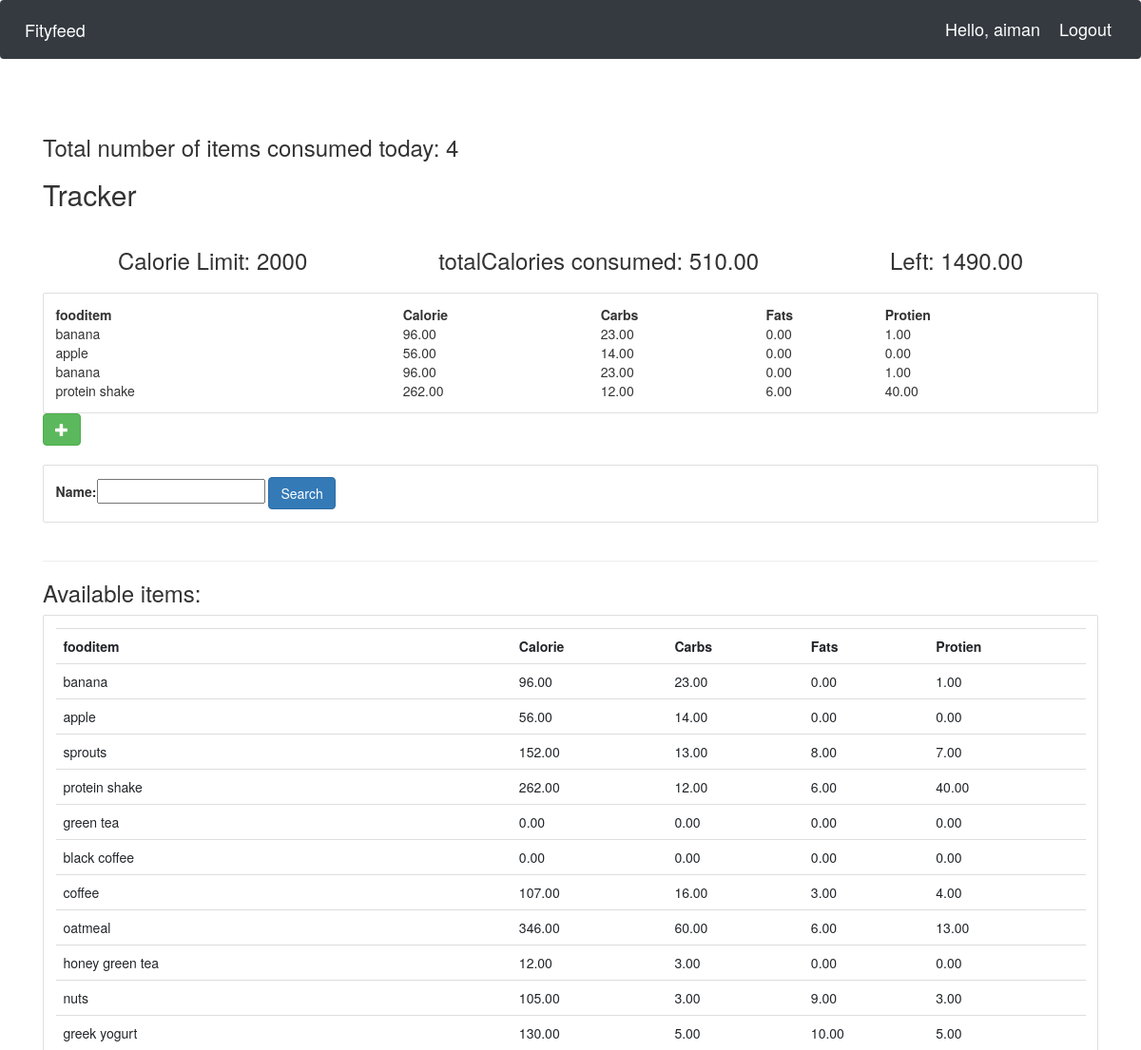
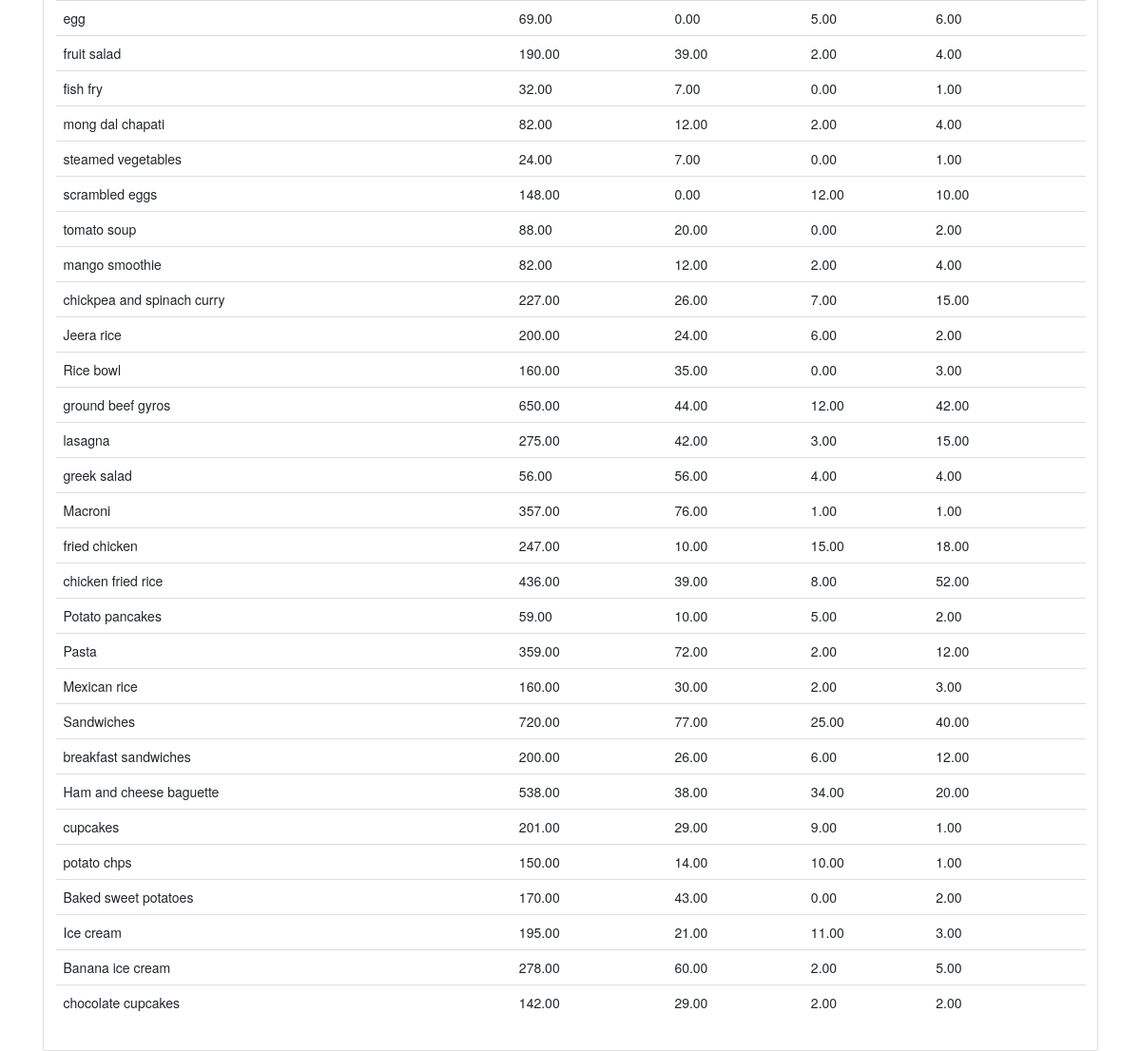
The page /user/ (signed in) on the database its author committed (2 pictures, top to bottom).
### Fityfeed/models.py (models this page shows, shortened)
class Fooditem(models.Model):
    name = models.CharField(max_length=200)
    category = models.ManyToManyField(Category)
    carbohydrate = models.DecimalField(max_digits=5,decimal_places=2,default=0)
    fats = models.DecimalField(max_digits=5,decimal_places=2,default=0)
    protein = models.DecimalField(max_digits=5,decimal_places=2,default=0)
    calorie=models.DecimalField(max_digits=5,decimal_places=2,default=0,blank=True)
    quantity = models.IntegerField(default=1,null=True,blank=True)

### Fityfeed/views.py (the view)
# urls.py: path('user/',views.userPage,name='userPage'), #userPage
def userPage(request):
    user=request.user
    cust=user.customer
    fooditems=Fooditem.objects.filter()
    myfilter = fooditemFilter(request.GET,queryset=fooditems)
    fooditems=myfilter.qs
    total=UserFooditem.objects.all()
    myfooditems=total.filter(customer=cust)
    cnt=myfooditems.count()
    querysetFood=[]
    for food in myfooditems:
        querysetFood.append(food.fooditem.all())
    finalFoodItems=[]
    for items in querysetFood:
        for food_items in items:
            finalFoodItems.append(food_items)
    totalCalories=0
    for foods in finalFoodItems:
        totalCalories+=foods.calorie
    CalorieLeft=2000-totalCalories
    context={'CalorieLeft':CalorieLeft,'totalCalories':totalCalories,'cnt':cnt,'foodlist':finalFoodItems,'fooditem':fooditems,'myfilter':myfilter}
    return render(request,'user.html',context)

### Fityfeed/templates/user.html (shortened to what this page needs)
{% extends 'main.html' %}
{% block content %}
<head> <link rel="stylesheet" href="https://maxcdn.bootstrapcdn.com/bootstrap/3.3.7/css/bootstrap.min.css"></head>
<h3>Total number of items consumed today: {{cnt}}</h3>
<div class="today">
	<h2>Tracker</h2>
	<div class="flex-box-row">
		<h3>Calorie Limit: 2000</h3>
		<h3>totalCalories consumed: {{totalCalories}}</h3>
		<h3>Left: {{ CalorieLeft }}</h3>
	</div>
    <div class="card card-body">
        <table>
            <tr>
                <th>fooditem</th>
                <th>Calorie</th>
                <th>Carbs</th>
                <th>Fats</th>
                <th>Protien</th>
            </tr>
            {% for food in foodlist %}
            <tr>
                <td>{{food.name}}</td>
                <td> {{food.calorie}}</td>
                <td> {{food.carbohydrate}}</td>
                <td> {{food.fats}}</td>
				<td> {{food.protein}}</td>
			</tr>
            {% endfor %}
        </table>
	</div>
	<form action="{% url 'addFooditem' %}" method="POST">
		<button type="submit" class="btn btn-success">
			<span class="glyphicon glyphicon-plus"></span>
		</button>
	</form>
</div>
<br>
<div class="row">
	<div class="col">
		<div class="card card-body">
			<form method="get">
				{{myfilter.form}}
		    <button class="btn btn-primary" type="submit">Search</button>
		  </form>
		</div>
	</div>
</div>
<br>
<hr>
<h3>Available items:</h3>
<div class="row">
	<div class="col-md">
		<div class="card card-body">
			<table class="table table-sm">
				<tr>
					<th>fooditem</th>
					<th>Calorie</th>
					<th>Carbs</th>
					<th>Fats</th>
					<th>Protien</th>
				</tr>
				{% for food in fooditem %}
				<tr>
					<td>{{food.name}}</td>
					<td> {{food.calorie}}</td>
					<td> {{food.carbohydrate}}</td>
                    <td> {{food.fats}}</td>
                    <td> {{food.protein}}</td>
					</tr>
				{% endfor %}
			</table>
		</div>
	</div>
</div>
{% endblock %}

### Fityfeed/templates/main.html (shortened to what this page needs)
{% load static %}
<!DOCTYPE html>
<html lang="en">
<head>
    <link rel="stylesheet" href="https://stackpath.bootstrapcdn.com/bootstrap/4.5.0/css/bootstrap.min.css"0>
    <link rel="stylesheet" href="{% static 'css/main.css' %}">
</head>
<body>
    {% include 'navbar.html' %}
    <br>
    <br>
    <div class="container">
    {% block content %}{% endblock %}
    </div>
</body>
</html>

### Fityfeed/templates/navbar.html (shortened to what this page needs)
{% load static%}
<nav class="navbar navbar-expand-lg navbar-dark bg-dark">
    <a class="navbar-brand" href="{% url 'home' %}">Fityfeed</a>
    <span class="hello-msg">Hello, {{request.user}}</span>
    <span ><a  class="hello-msg" href="{% url 'logout' %}">Logout</a></span>
  </nav>

### static/css/main.css (style rules this page uses)
.flex-box-row { display:flex; padding : 10px; flex-wrap: wrap; justify-content: space-around; }

### Fityfeed/templates/navbar.html (style rules this page uses)
.hello-msg { font-size: 18px; color: #fff; margin-right: 20px; }

### rows shown on the page
Fooditem: name "banana", calorie "96.00", carbohydrate "23.00", fats "0.00", protein "1.00"
Fooditem: name "apple", calorie "56.00", carbohydrate "14.00", fats "0.00", protein "0.00"
Fooditem: name "protein shake", calorie "262.00", carbohydrate "12.00", fats "6.00", protein "40.00"
Fooditem: name "sprouts", calorie "152.00", carbohydrate "13.00", fats "8.00", protein "7.00"
Fooditem: name "green tea", calorie "0.00", carbohydrate "0.00", fats "0.00", protein "0.00"
Fooditem: name "black coffee", calorie "0.00", carbohydrate "0.00", fats "0.00", protein "0.00"
Fooditem: name "coffee", calorie "107.00", carbohydrate "16.00", fats "3.00", protein "4.00"
Fooditem: name "oatmeal", calorie "346.00", carbohydrate "60.00", fats "6.00", protein "13.00"
Fooditem: name "honey green tea", calorie "12.00", carbohydrate "3.00", fats "0.00", protein "0.00"
Fooditem: name "nuts", calorie "105.00", carbohydrate "3.00", fats "9.00", protein "3.00"
Fooditem: name "greek yogurt", calorie "130.00", carbohydrate "5.00", fats "10.00", protein "5.00"
Fooditem: name "egg", calorie "69.00", carbohydrate "0.00", fats "5.00", protein "6.00"
Fooditem: name "fruit salad", calorie "190.00", carbohydrate "39.00", fats "2.00", protein "4.00"
Fooditem: name "fish fry", calorie "32.00", carbohydrate "7.00", fats "0.00", protein "1.00"
Fooditem: name "mong dal chapati", calorie "82.00", carbohydrate "12.00", fats "2.00", protein "4.00"
Fooditem: name "steamed vegetables", calorie "24.00", carbohydrate "7.00", fats "0.00", protein "1.00"
Fooditem: name "scrambled eggs", calorie "148.00", carbohydrate "0.00", fats "12.00", protein "10.00"
Fooditem: name "tomato soup", calorie "88.00", carbohydrate "20.00", fats "0.00", protein "2.00"
Fooditem: name "mango smoothie", calorie "82.00", carbohydrate "12.00", fats "2.00", protein "4.00"
Fooditem: name "chickpea and spinach curry", calorie "227.00", carbohydrate "26.00", fats "7.00", protein "15.00"
Fooditem: name "Jeera rice", calorie "200.00", carbohydrate "24.00", fats "6.00", protein "2.00"
Fooditem: name "Rice bowl", calorie "160.00", carbohydrate "35.00", fats "0.00", protein "3.00"
Fooditem: name "ground beef gyros", calorie "650.00", carbohydrate "44.00", fats "12.00", protein "42.00"
Fooditem: name "lasagna", calorie "275.00", carbohydrate "42.00", fats "3.00", protein "15.00"
Fooditem: name "greek salad", calorie "56.00", carbohydrate "56.00", fats "4.00", protein "4.00"
Fooditem: name "Macroni", calorie "357.00", carbohydrate "76.00", fats "1.00", protein "1.00"
Fooditem: name "fried chicken", calorie "247.00", carbohydrate "10.00", fats "15.00", protein "18.00"
Fooditem: name "chicken fried rice", calorie "436.00", carbohydrate "39.00", fats "8.00", protein "52.00"
Fooditem: name "Potato pancakes", calorie "59.00", carbohydrate "10.00", fats "5.00", protein "2.00"
Fooditem: name "Pasta", calorie "359.00", carbohydrate "72.00", fats "2.00", protein "12.00"
Fooditem: name "Mexican rice", calorie "160.00", carbohydrate "30.00", fats "2.00", protein "3.00"
Fooditem: name "Sandwiches", calorie "720.00", carbohydrate "77.00", fats "25.00", protein "40.00"
Fooditem: name "breakfast sandwiches", calorie "200.00", carbohydrate "26.00", fats "6.00", protein "12.00"
Fooditem: name "Ham and cheese baguette", calorie "538.00", carbohydrate "38.00", fats "34.00", protein "20.00"
Fooditem: name "cupcakes", calorie "201.00", carbohydrate "29.00", fats "9.00", protein "1.00"
Fooditem: name "potato chps", calorie "150.00", carbohydrate "14.00", fats "10.00", protein "1.00"
Fooditem: name "Baked sweet potatoes", calorie "170.00", carbohydrate "43.00", fats "0.00", protein "2.00"
Fooditem: name "Ice cream", calorie "195.00", carbohydrate "21.00", fats "11.00", protein "3.00"
Fooditem: name "Banana ice cream", calorie "278.00", carbohydrate "60.00", fats "2.00", protein "5.00"
Fooditem: name "chocolate cupcakes", calorie "142.00", carbohydrate "29.00", fats "2.00", protein "2.00"

### other values the page prints
{{ request.user }} "aiman"
{{ cnt }} "4"
{{ totalCalories }} "510.00"
{{ CalorieLeft }} "1490.00"
